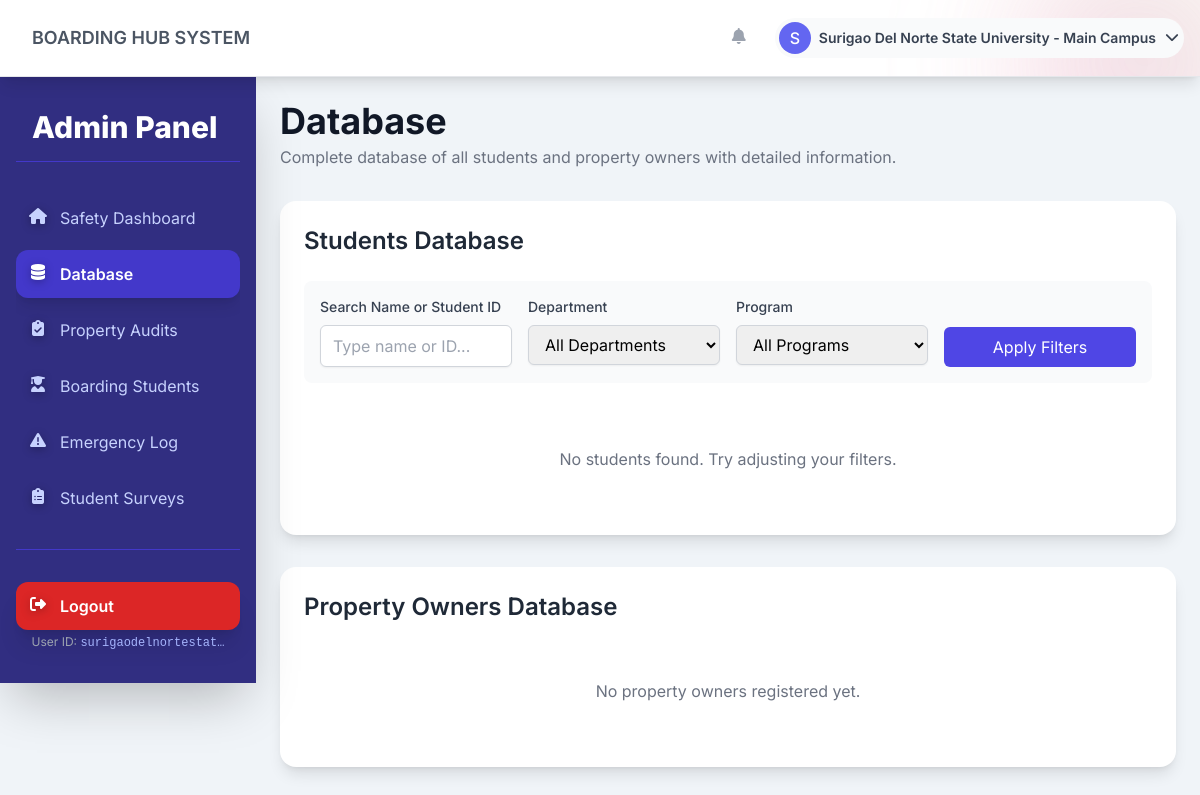
/admin-panel/database/ (signed in), run on an earlier commit of the app's database.
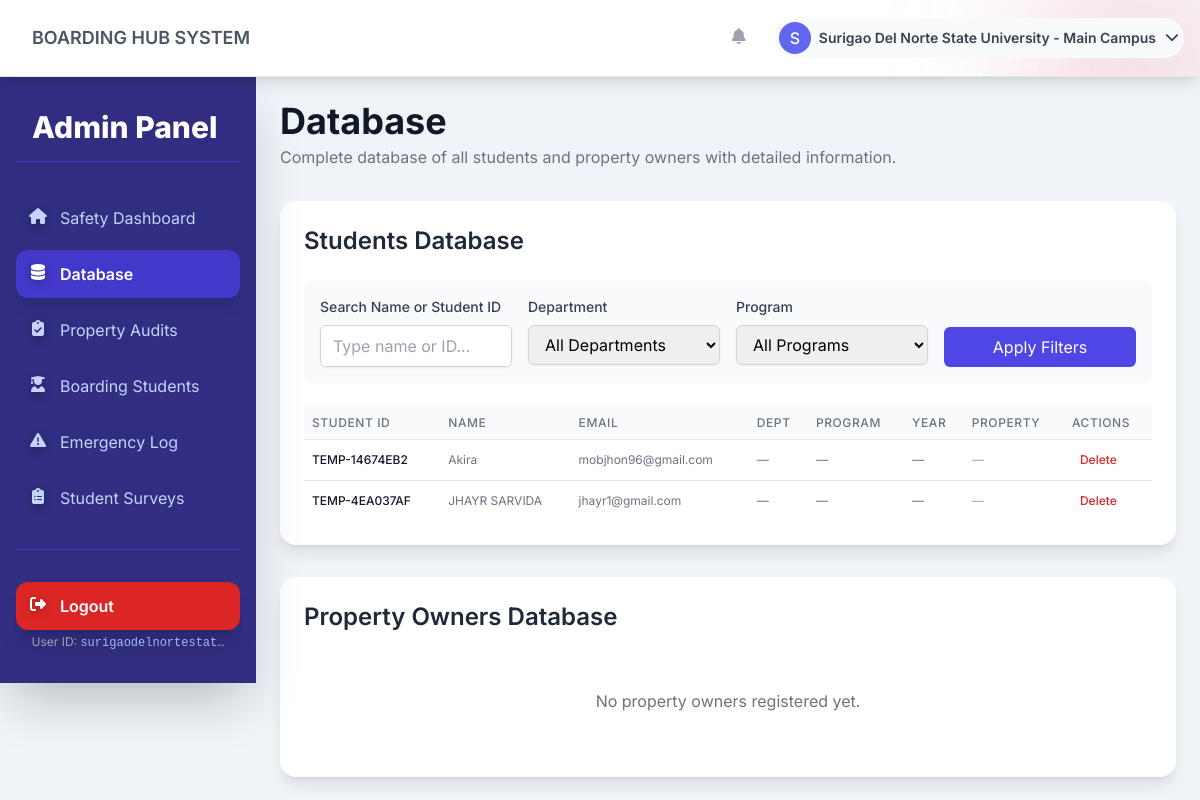
And on a later commit of the database.
### core/models.py (models this page shows, shortened)
class Student(models.Model):
    user = models.OneToOneField(
        User, on_delete=models.CASCADE, related_name="student_profile"
    )
    student_id = models.CharField(max_length=50, unique=True)
    school = models.ForeignKey(
        School,
        on_delete=models.SET_NULL,
        null=True,
        blank=True,
        related_name="students",
    )
    department = models.ForeignKey(
        Department,
        on_delete=models.SET_NULL,
        null=True,
        blank=True,
        related_name="students",
    )
    program = models.ForeignKey(
        Program,
        on_delete=models.SET_NULL,
        null=True,
        blank=True,
        related_name="students",
    )
    course = models.CharField(
        max_length=200, blank=True, help_text="Course/Program of study (legacy field)"
    )
    year_level = models.CharField(
        max_length=50, blank=True, help_text="e.g., 1st Year, 2nd Year"
    )
    date_of_birth = models.DateField(null=True, blank=True)
    emergency_contact_name = models.CharField(max_length=100, blank=True)
    emergency_contact_phone = models.CharField(max_length=20, blank=True)
    created_at = models.DateTimeField(auto_now_add=True)
    updated_at = models.DateTimeField(auto_now=True)
    class Meta:
        ordering = ["student_id"]

### admin_panel/views.py (the view, shortened to what this page needs)
# urls.py: path('database/', views.database_view, name='database'),
@school_admin_required
def database_view(request):
    from django.db.models import Q
    profile = request.user.profile
    students = Student.objects.filter(school=profile.school).select_related('user', 'department', 'program').prefetch_related('boarding_assignments__property')
    search_query = request.GET.get('search', '').strip()
    department_id = request.GET.get('department', '').strip()
    if department_id:
        students = students.filter(department_id=department_id)
    program_id = request.GET.get('program', '').strip()
    if program_id:
        students = students.filter(program_id=program_id)
    departments = Department.objects.filter(school=profile.school).order_by('name')
    programs = Program.objects.filter(department__school=profile.school).select_related('department').order_by('department__name', 'name')
    property_owners = UserProfile.objects.filter(
        school=profile.school,
        role='property_owner'
    ).select_related('user').prefetch_related('user__owned_properties')
    context = {
        'students': students,
        'property_owners': property_owners,
        'departments': departments,
        'programs': programs,
    }
    return render(request, 'admin_panel/database.html', context)

### templates/admin_panel/database.html (shortened to what the changed rows need)
{% extends 'base.html' %}
{% block content %}
<header class="mb-8">
    <h2 class="text-4xl font-bold text-gray-900">Database</h2>
</header>
<div class="bg-white p-6 rounded-2xl shadow-lg mb-8">
    <div class="database-scroll-container">
        {% if students %}
        <table class="min-w-full divide-y divide-gray-200">
            <thead class="bg-gray-50">
                <tr>
                    <th class="px-2 py-2 text-left text-xs font-medium text-gray-500 uppercase tracking-wider">Student ID</th>
                    <th class="px-2 py-2 text-left text-xs font-medium text-gray-500 uppercase tracking-wider">Name</th>
                    <th class="px-2 py-2 text-left text-xs font-medium text-gray-500 uppercase tracking-wider">Email</th>
                    <th class="px-2 py-2 text-left text-xs font-medium text-gray-500 uppercase tracking-wider">Dept</th>
                    <th class="px-2 py-2 text-left text-xs font-medium text-gray-500 uppercase tracking-wider">Program</th>
                    <th class="px-2 py-2 text-left text-xs font-medium text-gray-500 uppercase tracking-wider">Year</th>
                    <th class="px-2 py-2 text-left text-xs font-medium text-gray-500 uppercase tracking-wider">Property</th>
                    <th class="px-2 py-2 text-left text-xs font-medium text-gray-500 uppercase tracking-wider">Actions</th>
                </tr>
            </thead>
            <tbody class="bg-white divide-y divide-gray-200">
                {% for student in students %}
                <tr onclick="if(event.target.closest('button')) return; openStudentDetailModal({{ student.id }}, '{{ student.user.get_full_name|default:student.user.username|escapejs }}', '{{ student.student_id|escapejs }}', '{{ student.user.email|escapejs }}', '', '', '{{ student.year_level|default:''|escapejs }}', '{% if student.user.profile %}{{ student.user.profile.phone|default:''|escapejs }}{% endif %}', '', '');" class="hover:bg-gray-50" style="cursor: pointer;">
                    <td class="px-2 py-2 whitespace-nowrap text-xs font-medium text-gray-900">{{ student.student_id }}</td>
                    <td class="px-2 py-2 whitespace-nowrap text-xs text-gray-500">{{ student.user.get_full_name|default:student.user.username|truncatewords:2 }}</td>
                    <td class="px-2 py-2 whitespace-nowrap text-xs text-gray-500">{{ student.user.email|truncatechars:20 }}</td>
                    <td class="px-2 py-2 whitespace-nowrap text-xs text-gray-500">{% if student.department %}{{ student.department.code|default:student.department.name }}{% else %}—{% endif %}</td>
                    <td class="px-2 py-2 whitespace-nowrap text-xs text-gray-500">{% if student.program %}{{ student.program.code|default:student.program.name }}{% else %}—{% endif %}</td>
                    <td class="px-2 py-2 whitespace-nowrap text-xs text-gray-500">{{ student.year_level|default:"—" }}</td>
                    <td class="px-2 py-2 whitespace-nowrap text-xs text-gray-500">
                        {% for assignment in student.boarding_assignments.all %}
                            {% if assignment.status == 'active' %}
                                <span class="font-mono text-indigo-600">{{ assignment.property.property_id }}</span>
                            {% endif %}
                        {% empty %}
                            <span class="text-gray-400">—</span>
                        {% endfor %}
                    </td>
                    <td class="px-2 py-2 whitespace-nowrap text-xs font-medium">
                        <button
                            type="button"
                            onclick="openDeleteStudentModal({{ student.id }}, '{{ student.user.get_full_name|default:student.user.username|escapejs }}', '{{ student.student_id|escapejs }}')"
                            class="px-2 py-1 text-red-600 hover:text-red-900 hover:bg-red-50 rounded transition text-xs"
                        >
                            Delete
                        </button>
                    </td>
                </tr>
                {% endfor %}
            </tbody>
        </table>
        {% else %}
        <p class="text-center py-10 text-gray-500">No students found. Try adjusting your filters.</p>
        {% endif %}
    </div>
</div>
{% endblock %}

What changed in the data, as far as the page shows it:
added Student: student_id "TEMP-14674EB2", user.get_full_name "Akira", user.email "mobjhon96@gmail.com", year_level "—"
now on this page (row edited): Student: student_id "TEMP-4EA037AF", user.get_full_name "JHAYR SARVIDA", user.email "jhayr1@gmail.com", year_level "—"
Also different on the page:
text no longer shown: "No students found. Try adjusting your filters."
text now shown: "STUDENT ID NAME EMAIL DEPT PROGRAM YEAR PROPERTY ACTIONS"
